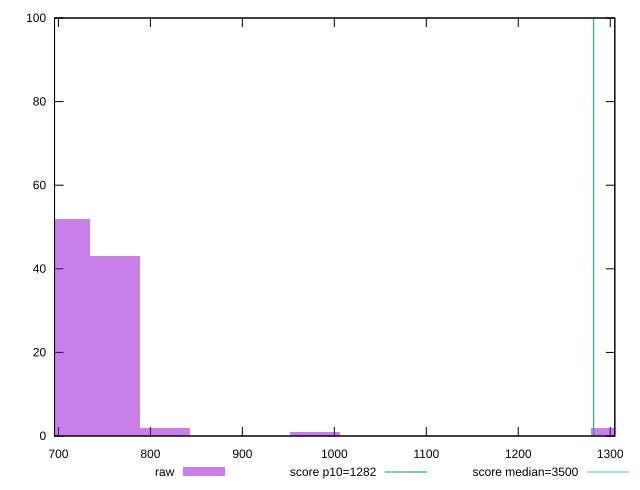

Generate this figure with gnuplot:
reset

$raw <<EOF
979.3983965771091 1
707.343286416801 52
761.7543084488626 43
1305.8645287694787 2
816.1653304809242 2
EOF

set key outside below
set boxwidth 54.41102203206162
set xrange [695.7360000000003:1305.0000000000025]
set yrange [0:100]
set trange [0:100]
set style fill transparent solid 0.5 noborder

set parametric
set terminal svg size 640, 490 enhanced background rgb 'white'
set output "reports/report_00031_2021-02-24T23-18-18.084Z/bootup-time/samples/music/raw/histogram.svg"

plot $raw title "raw" with boxes, \
     1282,t title "score p10=1282", \
     3500,t title "score median=3500"

reset
